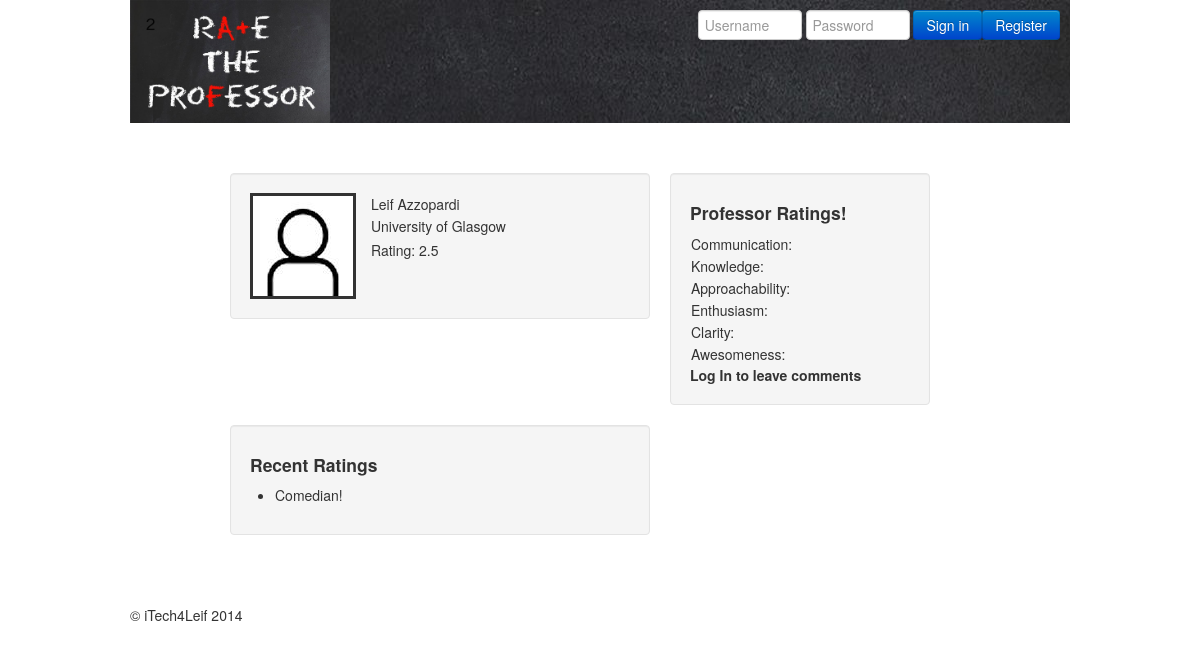
The page /rate_the_professor/professor/1/ on the database as committed earlier.
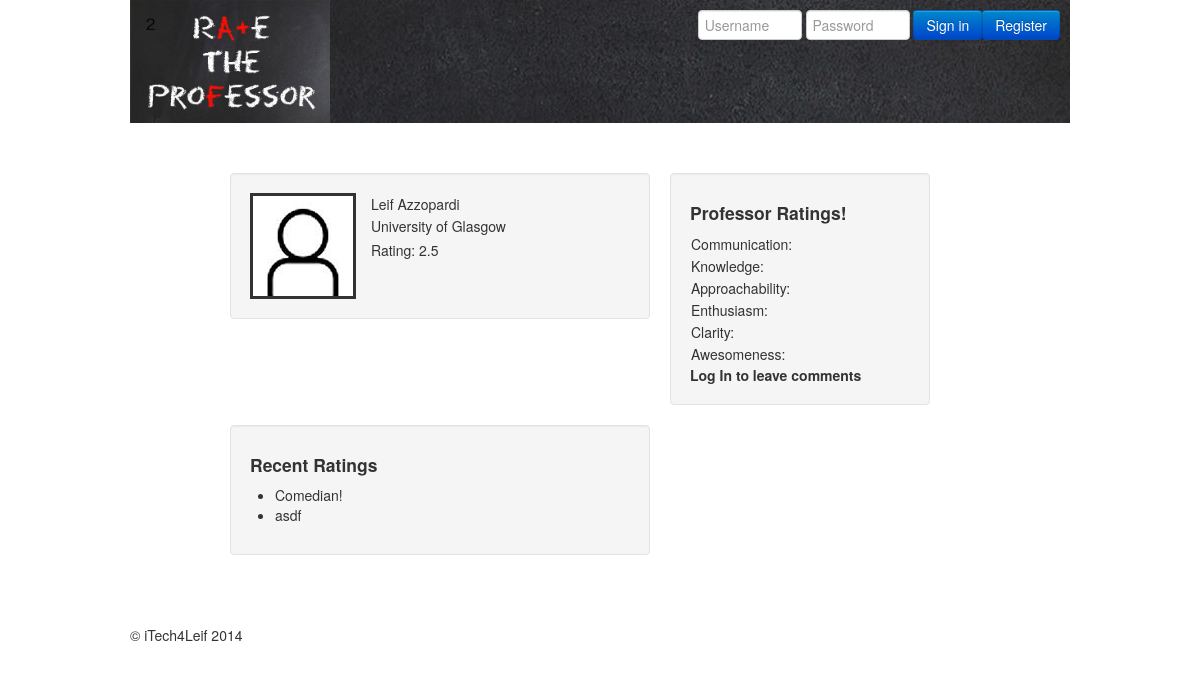
The same page on the database as committed later.
### rate_the_professor/models.py (models this page shows, shortened)
class Rating(models.Model):
    user = models.ForeignKey(User, null=True)
    professor = models.ForeignKey(Professor)
    communication = models.DecimalField(max_digits=2, decimal_places=1, default=2.5)
    knowledge = models.DecimalField(max_digits=2, decimal_places=1, default=2.5)
    approachability = models.DecimalField(max_digits=2, decimal_places=1, default=2.5)
    enthusiasm = models.DecimalField(max_digits=2, decimal_places=1, default=2.5)
    clarity = models.DecimalField(max_digits=2, decimal_places=1, default=2.5)
    awesomeness = models.DecimalField(max_digits=2, decimal_places=1, default=2.5)
    comment = models.CharField(max_length=1024, null=False)
    datetime = models.DateTimeField(auto_now_add=True)
    def _calculate_rating(self):
        return u'%.2f' % ((self.communication + self.knowledge + self.approachability
                + self.enthusiasm + self.clarity + self.awesomeness) / 6)
    rating = property(_calculate_rating)

### rate_the_professor/views.py (the view)
# urls.py: ,url(r'^professor/(?P<professor_id>\w+)/$', views.professor, name='professor')
def professor(request, professor_id):
    context = RequestContext(request)
    if request.method == 'POST':
        form = RatingForm(request.POST)
        if form.is_valid():
            rating = form.save(commit=False)
            rating.user = request.user
            rating.professor = Professor(id=professor_id)
            form.save()
            professor = Professor.objects.get(id=professor_id)
            sum_of_ratings = professor.sum_of_ratings
            no_of_ratings = professor.no_of_ratings
            new_ratings = no_of_ratings + 1
            Professor.objects.filter(pk=professor_id).update(no_of_ratings=new_ratings)
            new_sum = sum_of_ratings + rating.rating
            Professor.objects.filter(pk=professor_id).update(sum_of_ratings=new_sum)
            new_overall = new_sum / new_ratings
            Professor.objects.filter(pk=professor_id).update(overall_rating=new_overall)
        else:
            pass
    else:
        form = RatingForm()
    context_dict = {'professor_id': professor_id}
    try:
        professor = Professor.objects.get(id=professor_id)
        ratings = Rating.objects.filter(professor=professor_id)
        context_dict['ratings'] = ratings
        context_dict['professor'] = professor
    except Professor.DoesNotExist:
        pass
    context_dict['form'] = form
    return render_to_response('rate_the_professor/professor.html', context_dict, context)

### rate_the_professor/forms.py
class RatingForm(forms.ModelForm):
    communication = forms.DecimalField(initial=2.5, help_text="Communication")
    knowledge = forms.DecimalField(initial=2.5, help_text="Knowledge")
    approachability = forms.DecimalField(initial=2.5, help_text="Approachability")
    enthusiasm = forms.DecimalField(initial=2.5, help_text="Enthusiasm")
    clarity = forms.DecimalField(initial=2.5, help_text="Clarity")
    awesomeness = forms.DecimalField(max_digits=2, decimal_places=1, initial=2.5, help_text="Awesomeness")
    comment = forms.CharField(widget=forms.TextInput(), max_length=1024, help_text="Comment")
    class Meta:
        model = Rating
        fields = ('communication', 'knowledge', 'approachability', 'enthusiasm', 'clarity', 'awesomeness', 'comment')

### rate_the_professor/models.py (called while the page is built)
    def __unicode__(self):
        return self.uni_name

### templates/rate_the_professor/professor.html
{% extends 'rate_the_professor/base.html' %}
{% load static %}
{% block body_block %}
    {% if professor %}
        <div class="span5 offset1 well">
            <div class="profpic">
                <img src="{% static 'img/profpic.png' %}">
            </div>
            <div class="profinfo">
                <table>
                    <tr><td>{{ professor.first_name }} {{ professor.last_name }}</td></tr>
                    <tr><td>{{ professor.university }}</td></tr>
                    <tr><td></td></tr>
                    <tr><td>Rating: {{ professor.overall_rating }}</td></tr>
                </table>
            </div>
        </div>
        <div class="span3 well">
            <h4>Professor Ratings!</h4>
            <table>
                <tr><td>Communication: {{ ratings.communication }}</td></tr>
                <tr><td>Knowledge: {{ ratings.knowledge }}</td></tr>
                <tr><td>Approachability: {{ ratings.approachability }}</td></tr>
                <tr><td>Enthusiasm: {{ ratings.enthusiasm }}</td></tr>
                <tr><td>Clarity: {{ ratings.clarity }}</td></tr>
                <tr><td>Awesomeness: {{ ratings.awesomeness }}</td></tr>
            </table>
            {% if user.is_authenticated %}
                 <strong>Submit Your Rating!</strong>
                 <form id="rating_form" method="post" action="/rate_the_professor/professor/{{ professor.id }}/">
                    {% csrf_token %}
                    {% for hidden in form.hidden_fields %}
                        {{ hidden }}
                    {% endfor %}
                    <div class="prof-rating-form">
                        {% for field in form.visible_fields %}
                            {{ field.errors }}
                            {{ field.help_text}}
                            {{ field }}
                        {% endfor %}
                    </div>
                    <input type="submit" name="submit" value="Create Rating" />
                </form>
            {% else %}
                 <strong>Log In to leave comments</strong>
            {% endif %}
        </div>
        <div class="span5 offset1 well">
            <h4>Recent Ratings</h4>
            {% if ratings %}
                <ul>
                    {% for rating in ratings %}
                    <li>{{ rating.comment }}</li>
                    {% endfor %}
                </ul>
            {% else %}
                <strong>No ratings currently for professor</strong>
            {% endif %}
        </div>
    {% else %}
        The specified professor {{ professor }} does not exist!
    {% endif %}
{% endblock %}

Rows that differ between the two databases and show on the page:
added Rating: comment "asdf"
